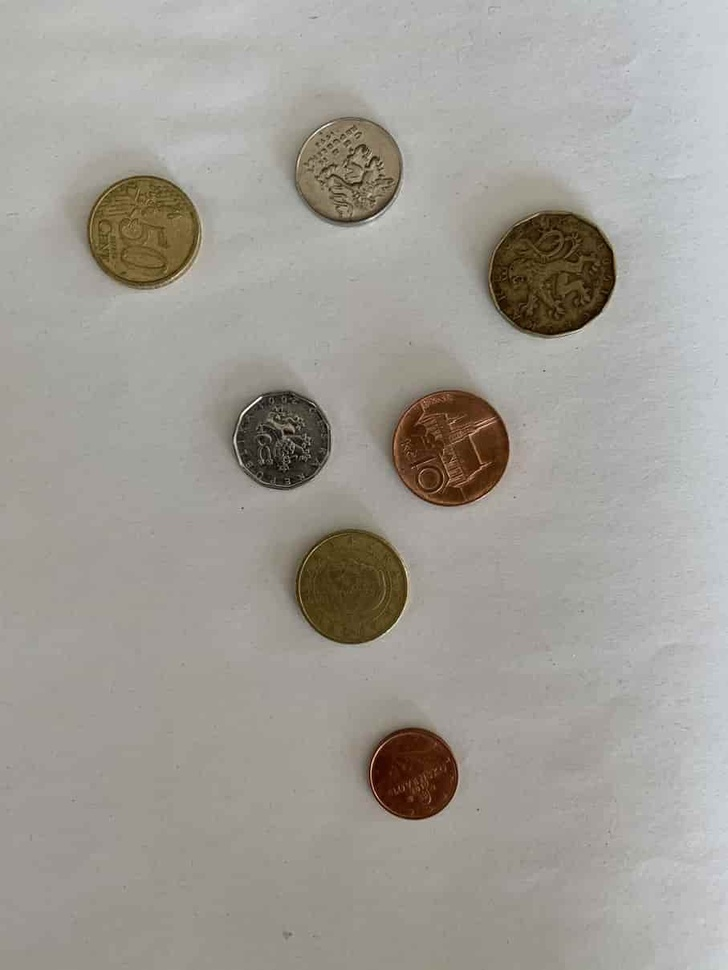
#> input picture opencv_book/pictures/coins2.jpg, 728 x 970 px, shrunk from 907 x 1209 before the run
$ python splitting_merging.py --image pictures/coins2.jpg
#> lines starting #> are read from the running program, lines starting #| are printed output that depends on the picture
import numpy as np
import argparse
import cv2

ap = argparse.ArgumentParser()
ap.add_argument("-i", "--image", required=True, help="Path to the image")
args = vars(ap.parse_args())

image = cv2.imread(args["image"])
#> image is the input picture: shape (970, 728, 3); mean B, G, R 150.5, 157.3, 160.7
(B, G, R) = cv2.split(image)
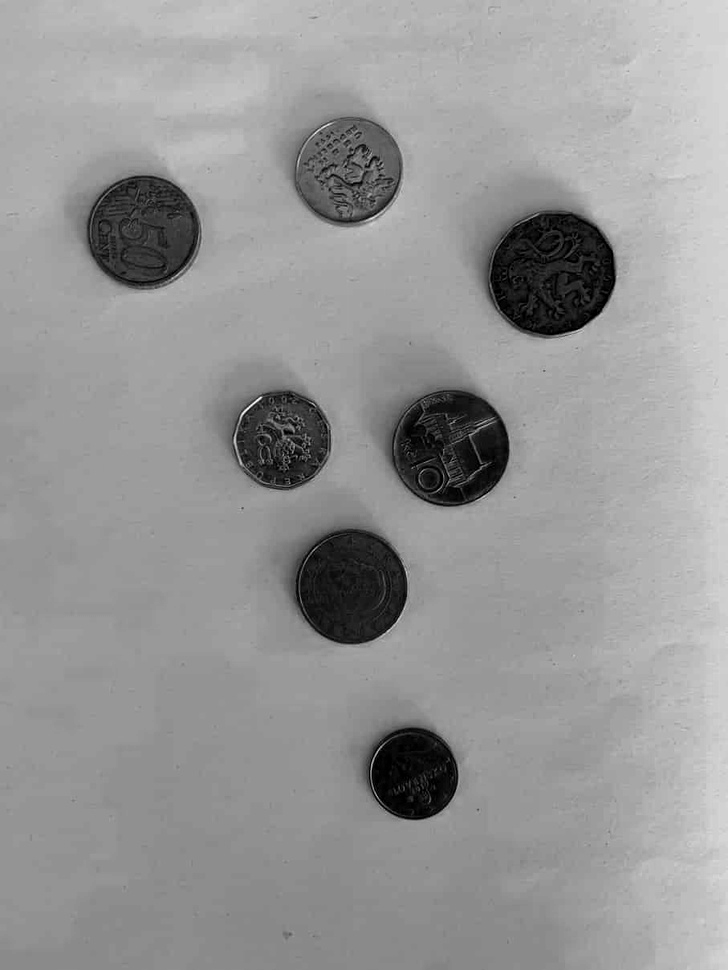
#> B: shape (970, 728); min 0, max 248, mean 150.5
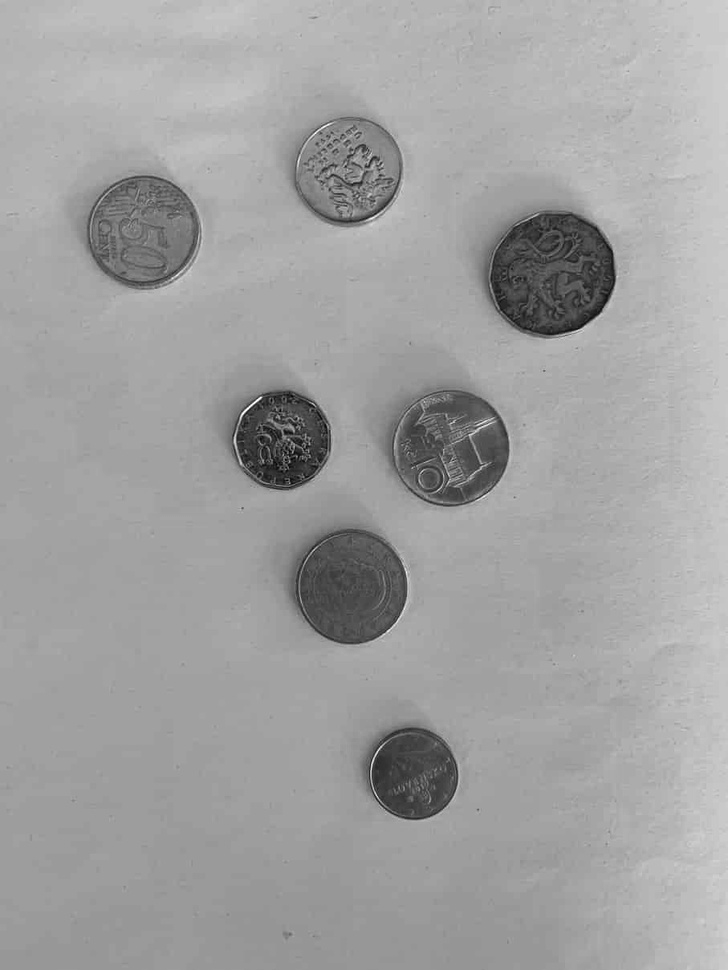
#> R: shape (970, 728); min 4, max 255, mean 160.7

cv2.imshow("Red", R)
cv2.waitKey(0)
cv2.imshow("Green", G)
cv2.waitKey(0)
cv2.imshow("Blue", B)
cv2.waitKey(0)

stack = np.hstack((R, G, B))
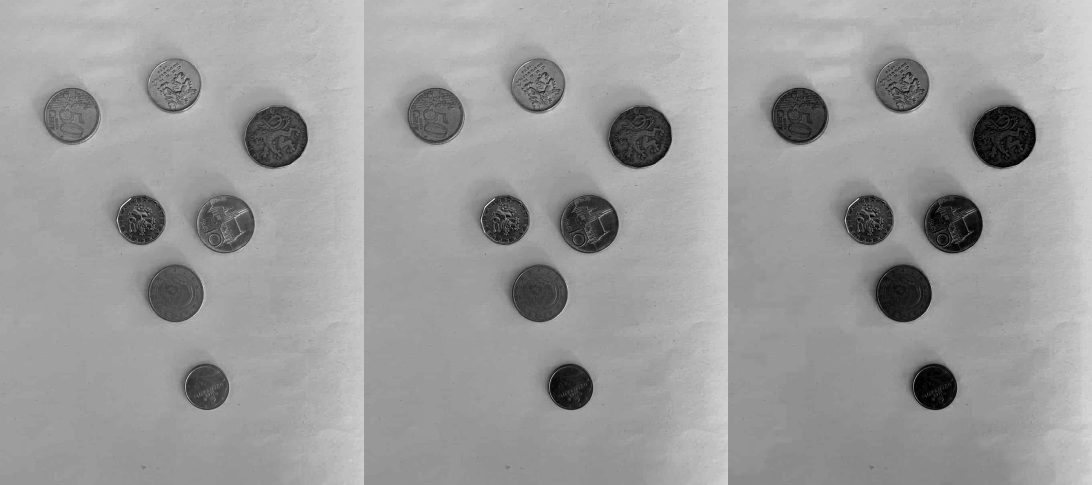
#> stack: shape (970, 2184) (shown at 1/2 size); min 0, max 255, mean 156.2
cv2.imshow("stack", stack)
cv2.imwrite("splitting.jpg", stack)
cv2.waitKey(0)

merged = cv2.merge([B, G, R])
cv2.imshow("merged", merged)
cv2.imwrite("merging.jpg", merged)
cv2.waitKey(0)
cv2.destroyAllWindows()

zeros = np.zeros(image.shape[:2], dtype="uint8")
red_merge = cv2.merge([zeros, zeros, R])
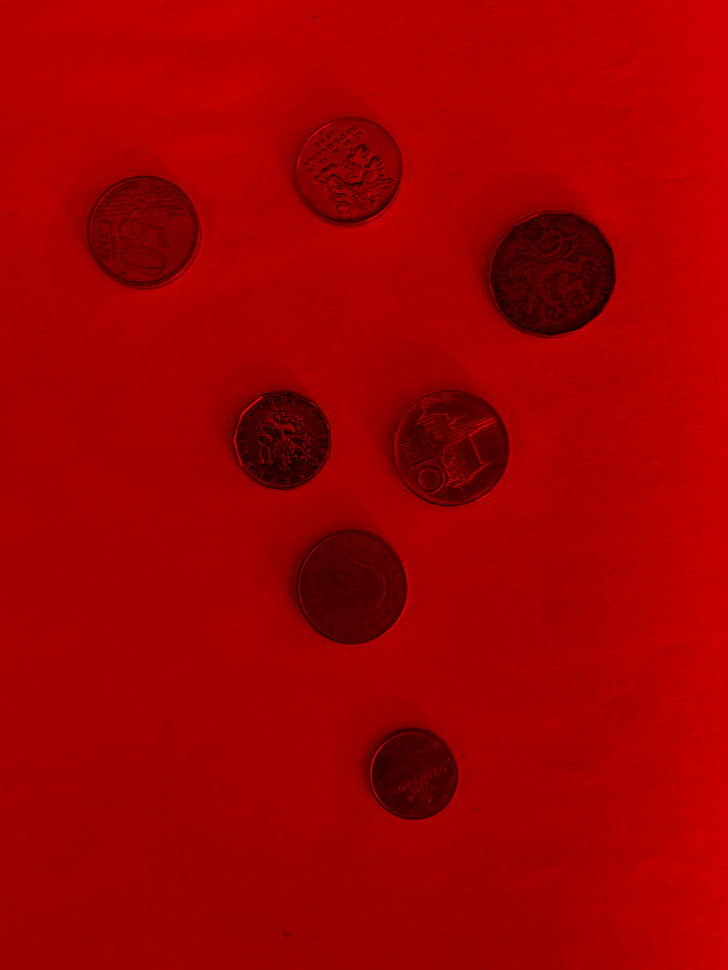
#> red_merge: shape (970, 728, 3); mean of channels 0, 1, 2 0, 0, 160.7; drawn as B, G, R
green_merge = cv2.merge([zeros, G, zeros])
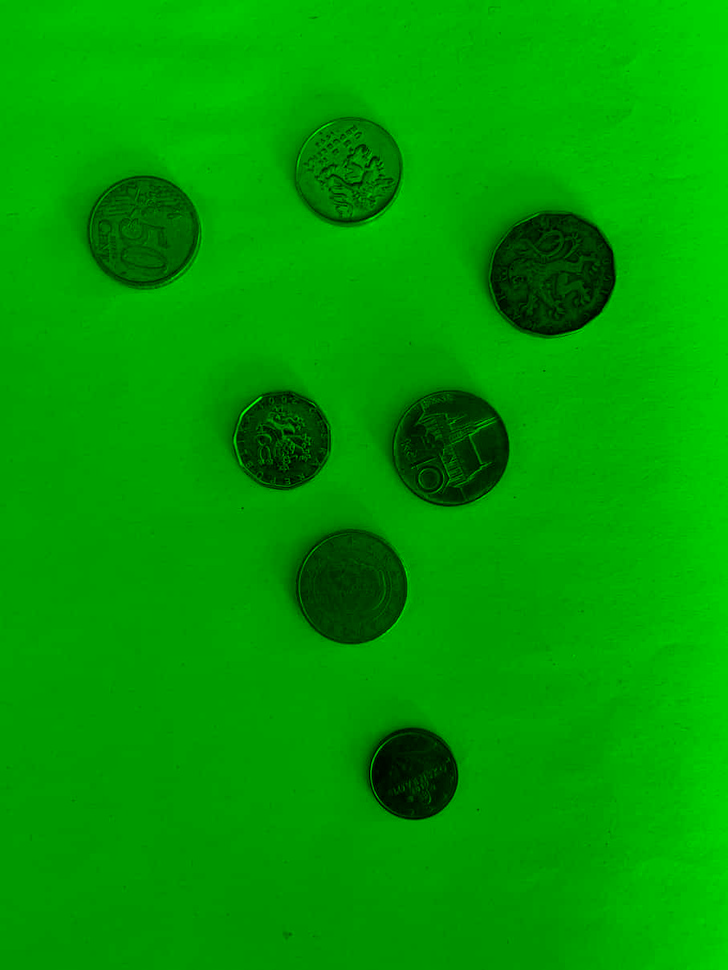
#> green_merge: shape (970, 728, 3); mean of channels 0, 1, 2 0, 157.3, 0; drawn as B, G, R
blue_merge = cv2.merge([B, zeros, zeros])
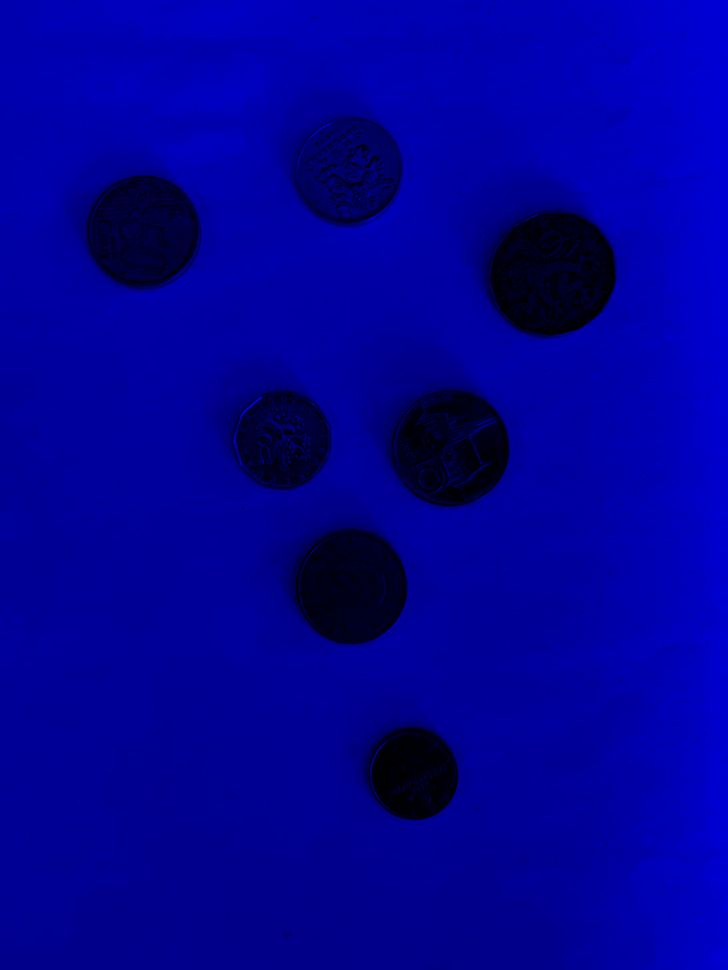
#> blue_merge: shape (970, 728, 3); mean of channels 0, 1, 2 150.5, 0, 0; drawn as B, G, R

canvas = np.hstack((red_merge, green_merge, blue_merge))
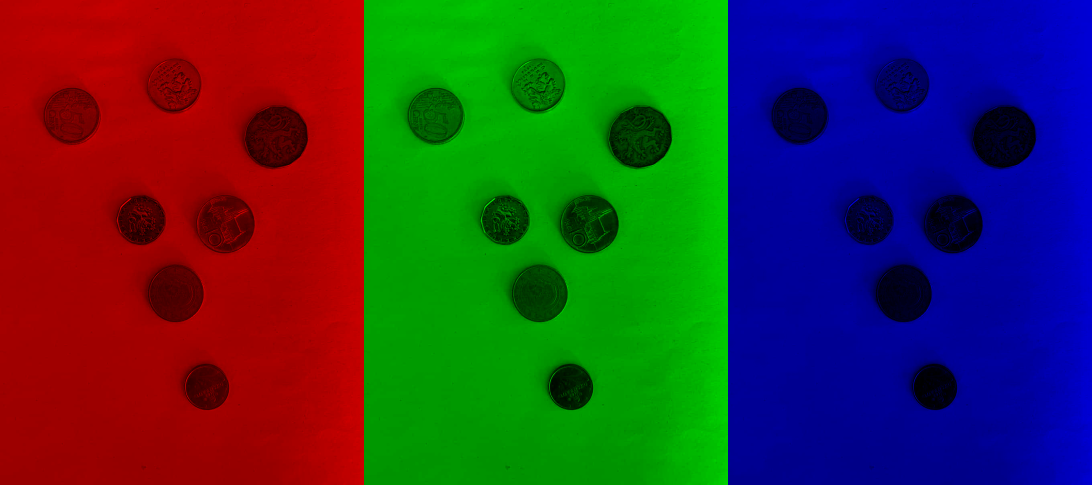
#> canvas: shape (970, 2184, 3) (shown at 1/2 size); mean of channels 0, 1, 2 50.2, 52.4, 53.6; drawn as B, G, R
cv2.imshow("canvas", canvas)
cv2.imwrite("merged.jpg", canvas)
cv2.waitKey(0)

$ run again, on opencv_book/pictures/input_counting_coins3.jpg
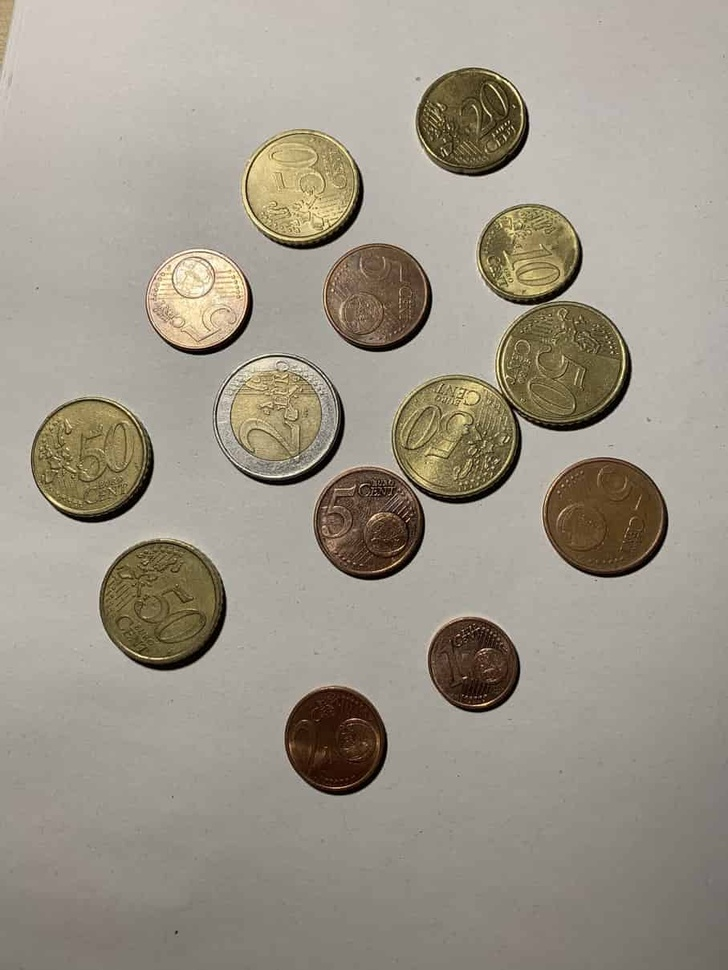
#> input picture opencv_book/pictures/input_counting_coins3.jpg, 728 x 970 px, shrunk from 907 x 1209 before the run
#> image is the input picture: shape (970, 728, 3); mean B, G, R 136.9, 150.2, 157.2
#> `blue_merge = cv2.merge([B, zeros, zeros])`:
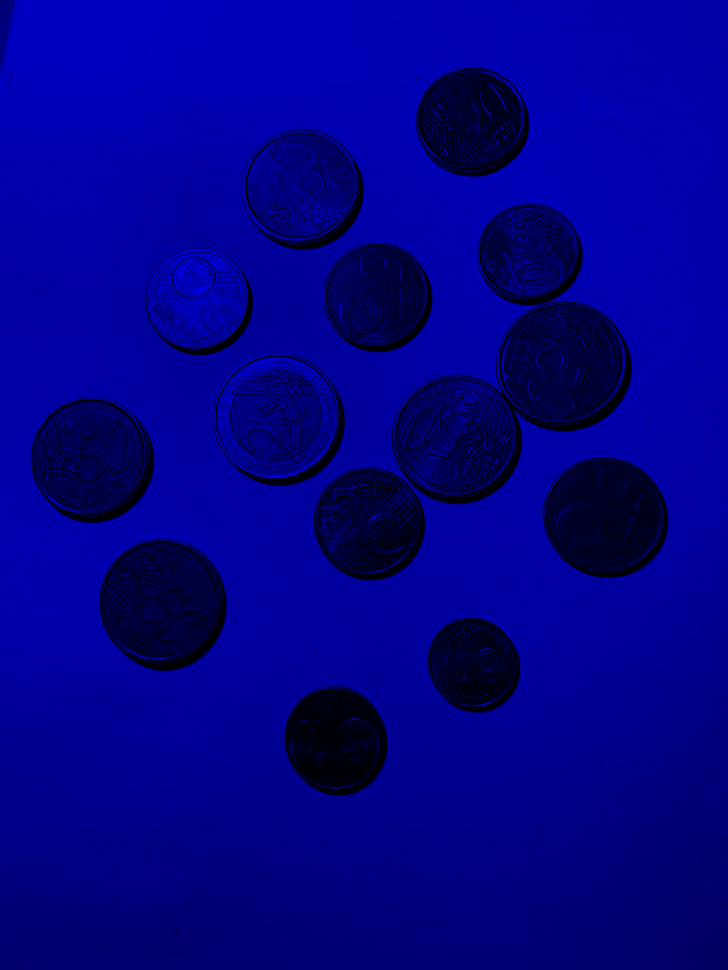
#> blue_merge: shape (970, 728, 3); mean of channels 0, 1, 2 136.9, 0, 0; drawn as B, G, R
#> `canvas = np.hstack((red_merge, green_merge, blue_merge))`:
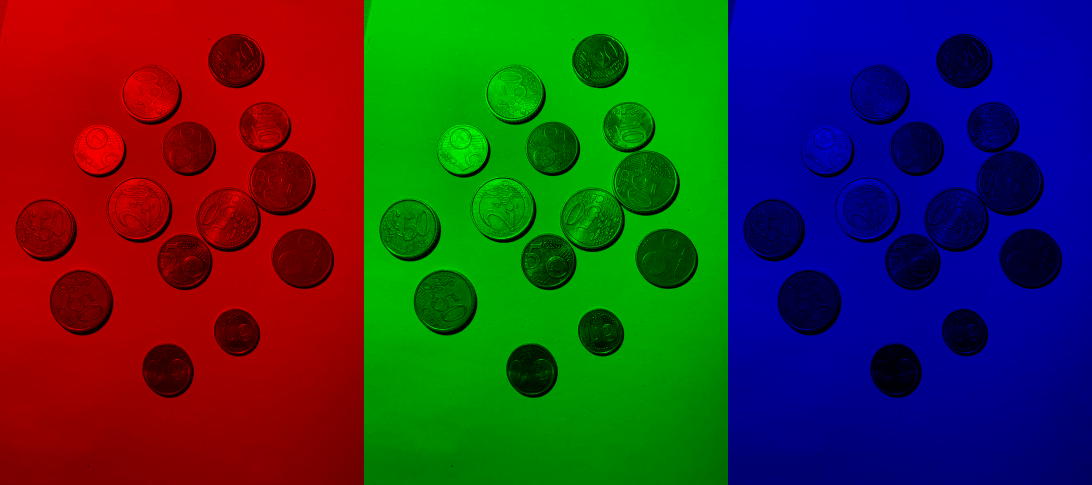
#> canvas: shape (970, 2184, 3) (shown at 1/2 size); mean of channels 0, 1, 2 45.6, 50.1, 52.4; drawn as B, G, R

$ run again, on opencv_book/pictures/master_169.jpg
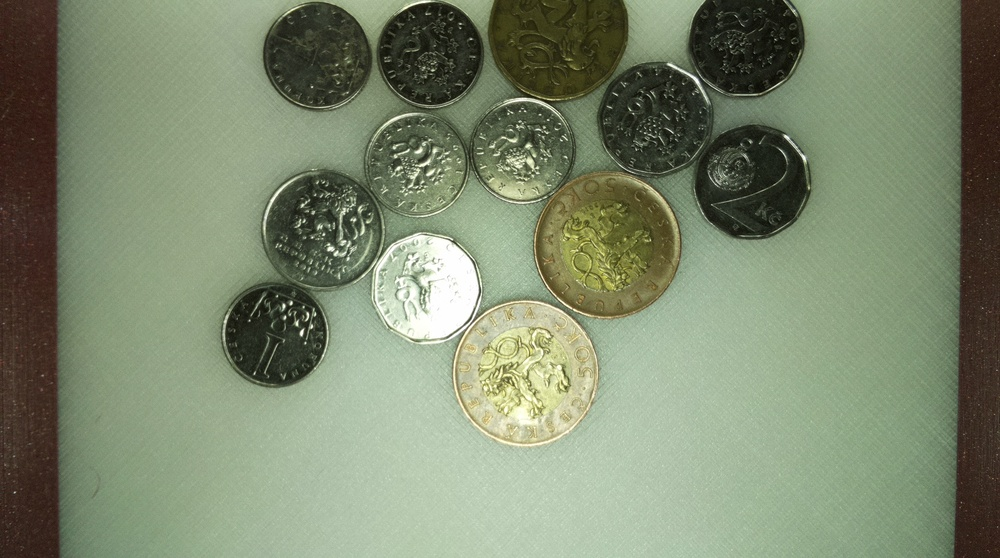
#> input picture opencv_book/pictures/master_169.jpg, 1000 x 558 px, shrunk from 1664 x 928 before the run
#> image is the input picture: shape (558, 1000, 3); mean B, G, R 110.6, 136.6, 125.5
#> `blue_merge = cv2.merge([B, zeros, zeros])`:
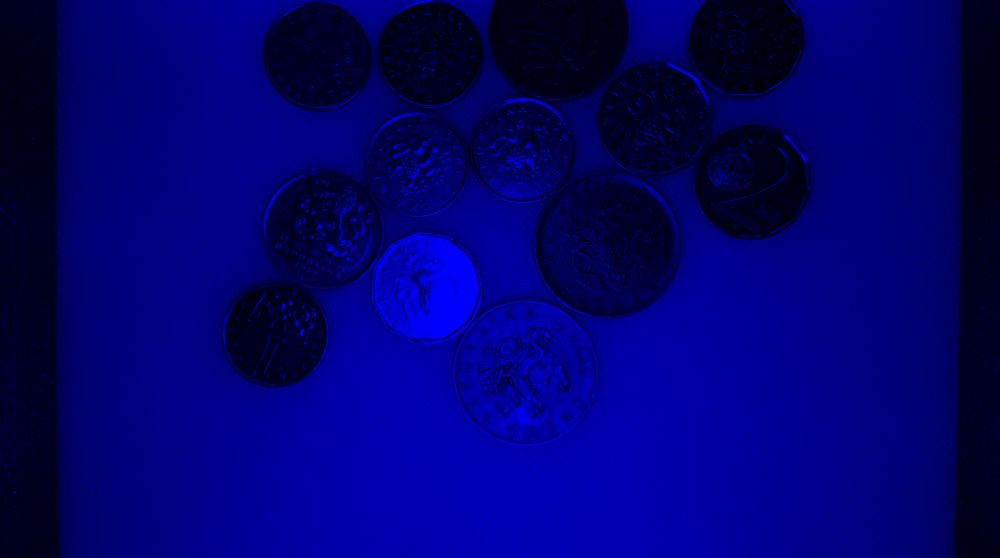
#> blue_merge: shape (558, 1000, 3); mean of channels 0, 1, 2 110.6, 0, 0; drawn as B, G, R
#> `canvas = np.hstack((red_merge, green_merge, blue_merge))`:
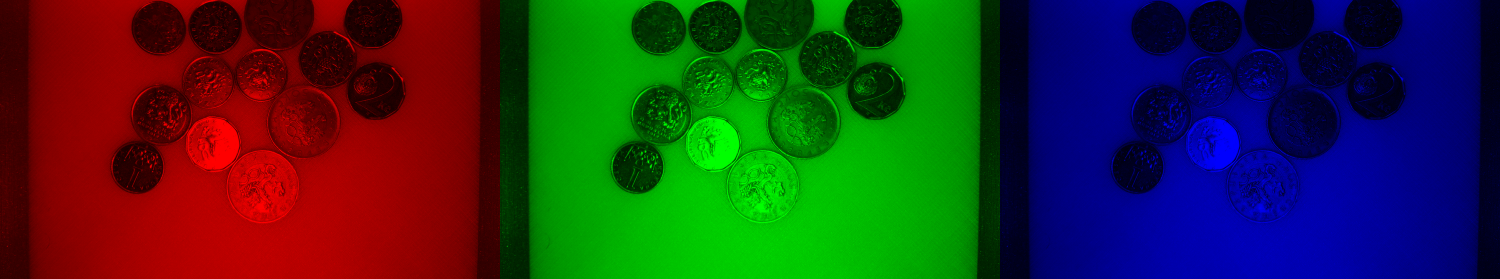
#> canvas: shape (558, 3000, 3) (shown at 1/2 size); mean of channels 0, 1, 2 36.9, 45.5, 41.8; drawn as B, G, R
